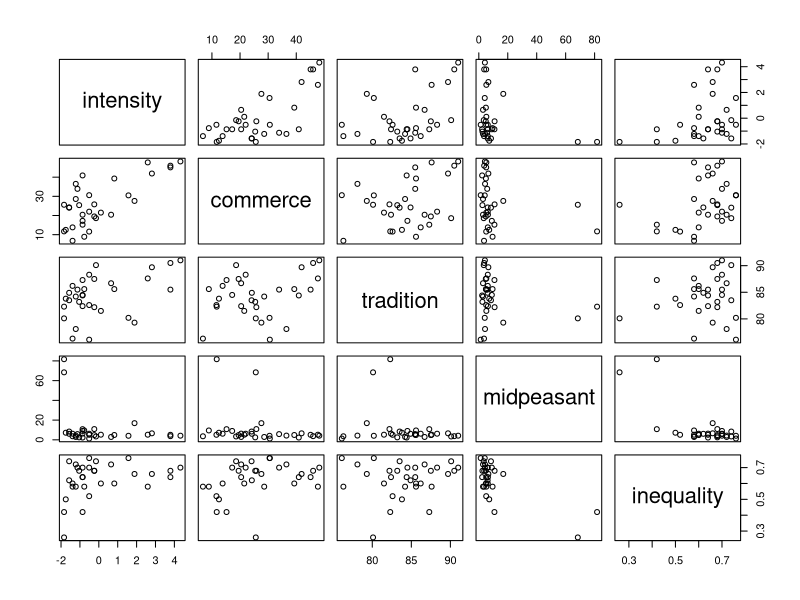
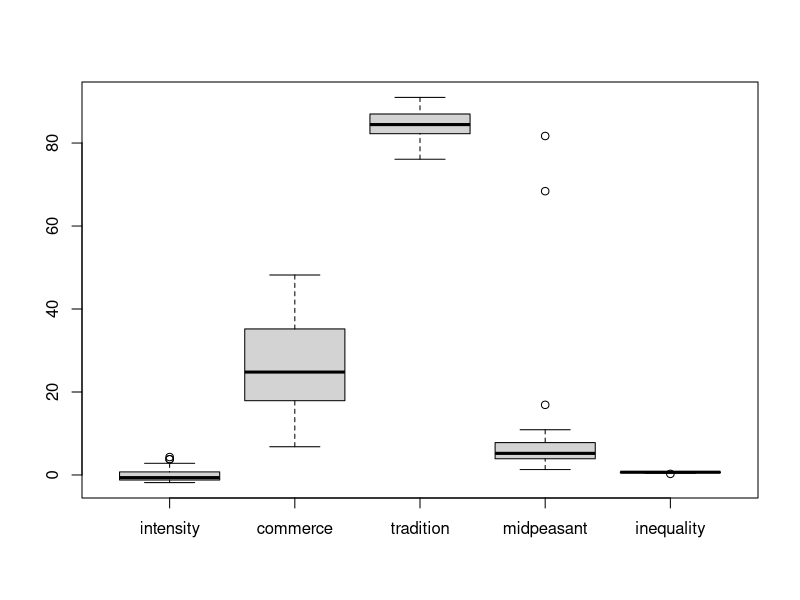
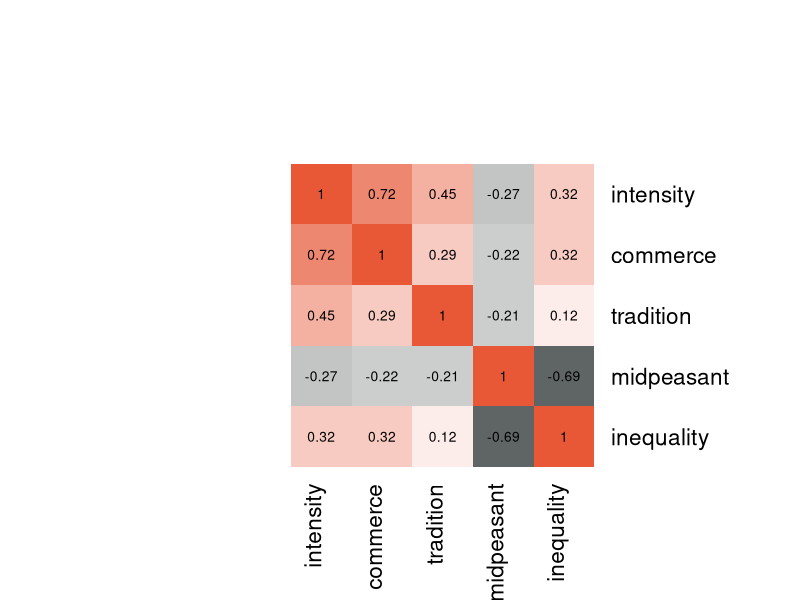
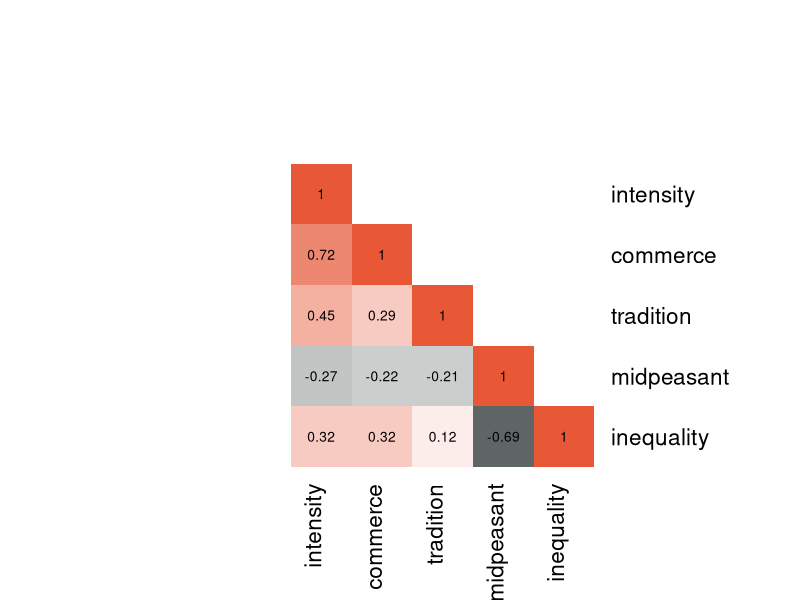
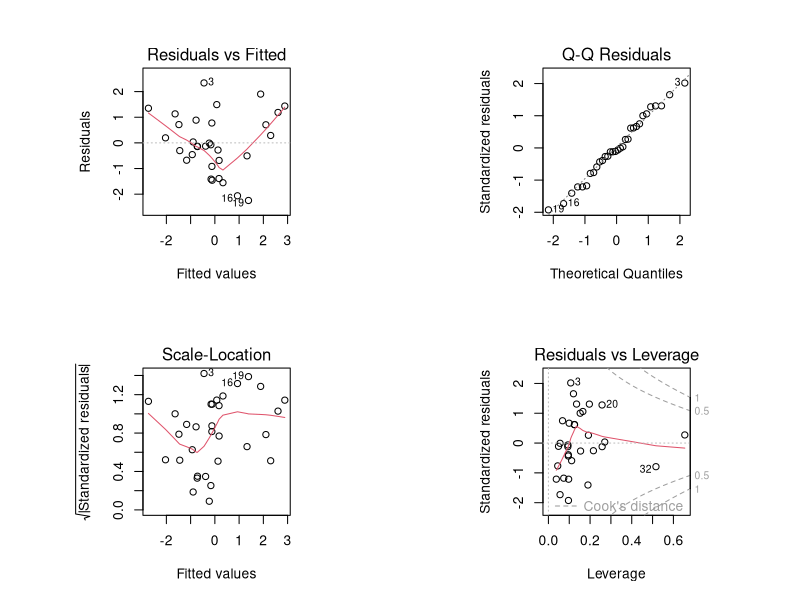
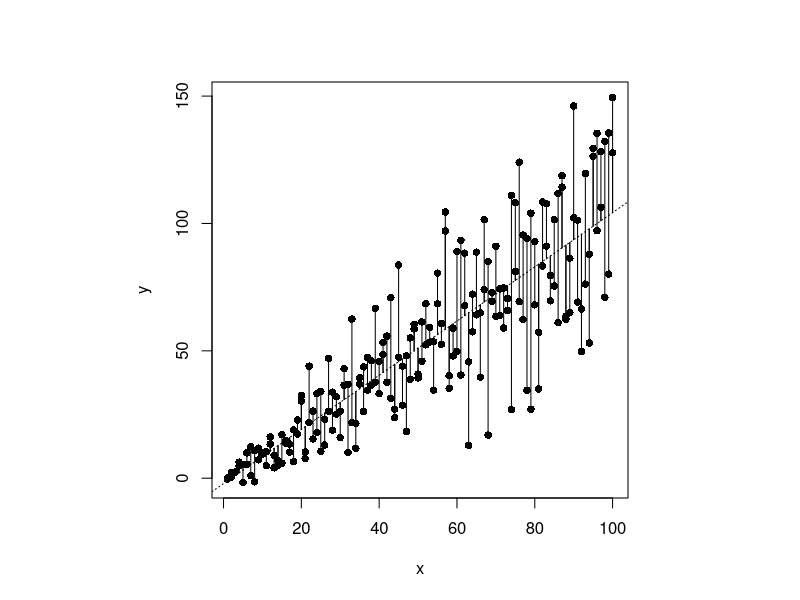
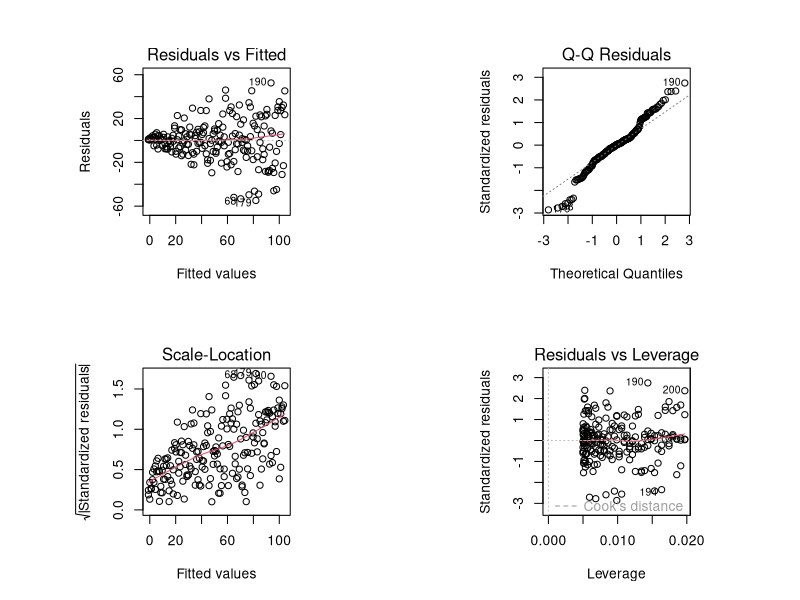
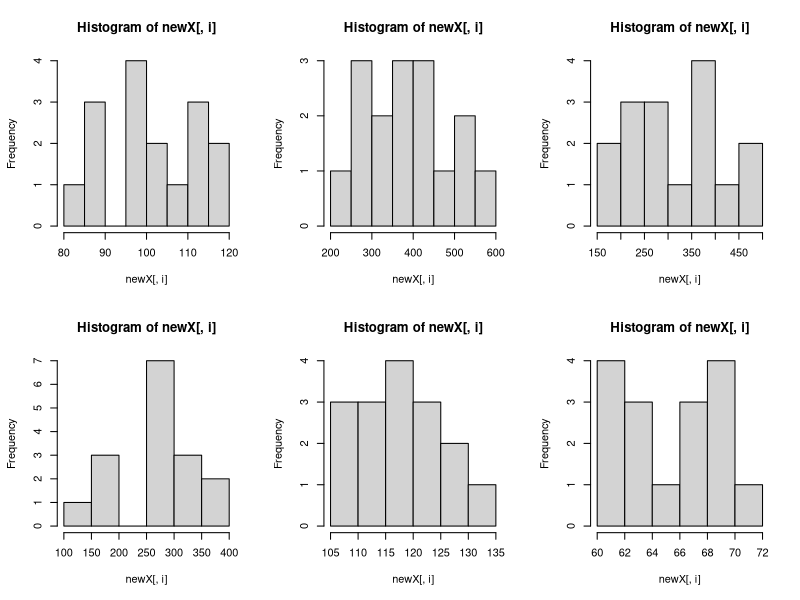

Reproduce these figures in R, in order.
#install.packages('carData')
library(carData)

# 1
head(Chirot)    
str(Chirot)     
summary(Chirot) 

# a)

pairs(Chirot)


boxplot(Chirot)

# Correlation analysis:
# install.packages('gplots')
library(gplots)
par(pty = 's')    # Forces square plot
b <- heatmap.2(cor(Chirot), # Correlation matrix
               Rowv = NA, dendrogram = 'none', # No reordering of features
               col = colorRampPalette(c('#1f2828','white','#e85836'))(50), # Color scale
               symm = T, # Symmetric input
               trace = 'none', # No trace lines
               cellnote = round(cor(Chirot),2), notecol = 'black', # cell lables
               key = F, # Legend key off
               margins = c(8,8)) # Control row and col label margins

# only the upper triangle:
tmp <- cor(Chirot)
tmp[upper.tri(tmp)] <- NA

b <- heatmap.2(tmp, # Correlation matrix
               Rowv = NA, dendrogram = 'none', # No reordering of features
               col = colorRampPalette(c('#1f2828','white','#e85836'))(50), # Color scale
               symm = T, # Symmetric input
               trace = 'none', # No trace lines
               cellnote = round(tmp,2), notecol = 'black', # cell lables
               key = F, # Legend key off
               margins = c(8,8)) # Control row and col label margins

# b)
fit1 <- lm(intensity ~., data = Chirot)
summary(fit1)
# Note that, this is same as:
lm(intensity ~ midpeasant + tradition + commerce + inequality, data = Chirot)

# c)
# Variance inflation factor:
#install.packages('car')
library(car)
vif(fit1)

# no significant multicollinearity; no need
# to drop any features

par(mfrow = c(2,2))
plot(fit1)
# 1: residuals are equally distributed around the fit
# 2: residuals are normally distributed, remember E[e] = 0 in lin.reg.
# 3: no heteroschedasticity, i.e., not trend in residuals
# 4: no significant outliers, i.e., no points that would
# significantly affect the linear model

# simulate heteroscedastic data, and lin. model:
x <- rep(1:100,2)
sigma2 <- x^1.5
y <- x + rnorm(x,mean=0,sd=sqrt(sigma2))
par(mfrow = c(1,1))
plot(x,y,pch=16)

hf <- lm(y~x)
abline(hf, lty = 3)
arrows(x0=x, x1=x,
       y0=hf$fitted.values,
       y=y,
       length = 0)
par(mfrow=c(2,2))
plot(hf)
par(mfrow=c(1,1))

# d)

# e)
summary(fit1)


### 2
?longley
longley

# a)
# univariate distributions, excluding time:
par(mfrow = c(2,3))
apply(longley[,-6], 2, hist)

# Boxplots:
par(mfrow = c(1,1))
boxplot(longley[,-6])
# pairwise scatterplot:
pairs(longley, upper.panel = NULL, pch = 16)

plot(ts(longley))

# correlation
b2 <- heatmap.2(cor(longley), # Correlation matrix
                Rowv = NA, dendrogram = 'none', # No reordering of features
                col = colorRampPalette(c('#1f2828','white','#e85836'))(50), # Color scale
                symm = T, # Symmetric input
                trace = 'none', # No trace lines
                cellnote = round(cor(longley),2), notecol = 'black', # cell lables
                key = F, # Legend key off
                margins = c(8,8)) # Control row and col label margins

# correlation analysis suggest high multicollinearity
# b)
fit3 <- lm(Employed ~., data = longley)
summary(fit3)
# Note the extremely high R^2

# c)
par(mfrow = c(2,2))
plot(fit3)

# Variance Inflation Factors:
vif(fit3)

# Let's drop featrues one-by-one starting from the one with highest VIF
# -GNP
fit4 <- lm(Employed ~ GNP.deflator + Unemployed + Armed.Forces + Population + Year, data = longley)
vif(fit4)
# Then -year
fit5 <- lm(Employed ~ GNP.deflator + Unemployed + Armed.Forces + Population, data = longley)
vif(fit5)
# Then -GNP.deflator:
fit6 <- lm(Employed ~ Unemployed + Armed.Forces + Population, data = longley)
vif(fit6)
summary(fit6)
# We are good with this model by 'rule of thumb': VIF < 10 is 'good'
# Let's look at the diagnostic plots once more:
par(mfrow = c(2,2))
plot(fit6)

# Oh, now we have heteroscedastisity; investigate:
par(mfrow = c(1,3))
plot(Employed ~ Unemployed, data = longley, pch = 16);abline(lm(Employed ~ Unemployed, data = longley), lty = 3)
plot(Employed ~ Armed.Forces, data = longley, pch = 16);abline(lm(Employed ~ Armed.Forces, data = longley), lty = 3)
plot(Employed ~ Population, data = longley, pch = 16);abline(lm(Employed ~ Population, data = longley), lty = 3)
# Well, Unemployed and Armed.forces might actually be
# heteroscedastic.
# Try dropping that:
fit7 <- lm(Employed ~  Population + Armed.Forces, data = longley)
vif(fit7)
par(mfrow = c(2,2))
plot(fit7)

# It is likely that the best linear model we can come up with here
# is one with only population as a predictor:
fit8 <- lm(Employed ~ Population, data = longley)
plot(fit8)
summary(fit8)

# - Still an excellent R^2
# - Are some of the assumptions violated, likely
# - Does the result make sense?
# "one unit increase in the population, increases employment by 0.48"
